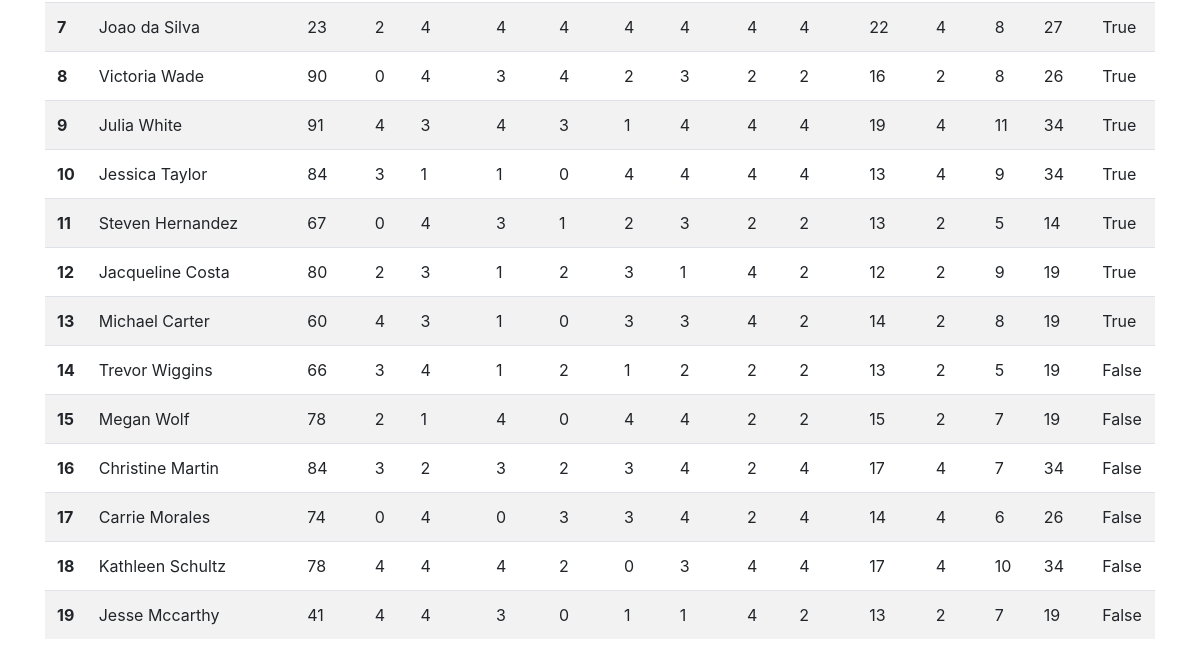
Page /records/ (lower part) on the earlier database version.
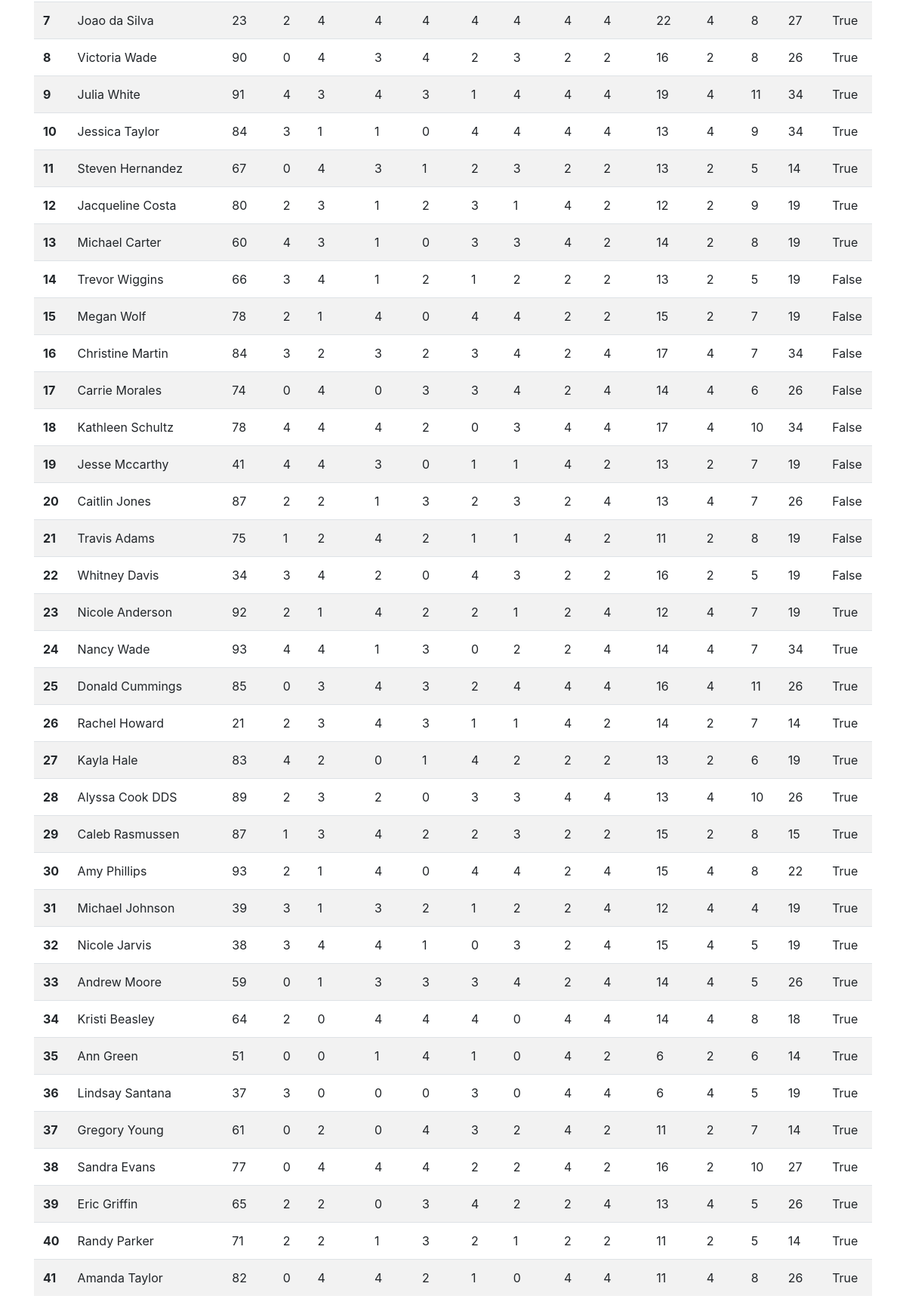
Same page on the later database version.
### patient/models.py (models this page shows)
class DataPatient(models.Model):
    patient = models.CharField(max_length=200)
    age = models.IntegerField()
    neurological = models.IntegerField()
    cardiovascular = models.IntegerField()
    respiratory = models.IntegerField()
    coagulation = models.IntegerField()
    hepatic = models.IntegerField()
    renal = models.IntegerField()
    icc = models.IntegerField()
    ecog = models.IntegerField()
    scoreSOFA = models.IntegerField()
    scoreFragility = models.IntegerField()
    scoreTotal = models.IntegerField()
    classification = models.IntegerField()
    active = models.BooleanField()

### patient/views.py (the view)
# urls.py: path('records/', views.db_record, name='records'),
def db_record(request):
    dataPacientReturn = DataPatient.objects.all()
    context = {
        'patient_records': dataPacientReturn
    }
    return render(request, 'database.html', context)

### patient/templates/database.html (shortened to what this page needs)
{% extends 'base.html' %}
{% block content %}
<div class="table-responsive">
    <table class="table table-striped" >
        <tbody id="myTable">
            {% if patient_records %}
            {% for data in patient_records %}
            <tr>
                <th scope="row">{{ data.id }}</th>
                <td>{{ data.patient }}</td>
                <td>{{ data.age  }}</td>
                <td>{{ data.neurological }}</td>
                <td>{{ data.cardiovascular }}</td>
                <td>{{ data.respiratory  }}</td>
                <td>{{ data.coagulation }}</td>
                <td>{{ data.hepatic }}</td>
                <td>{{ data.renal }}</td>
                <td>{{ data.icc }}</td>
                <td>{{ data.ecog }}</td>
                <td>{{ data.scoreSOFA }}</td>
                <td>{{ data.scoreFragility }}</td>
                <td>{{ data.scoreTotal }}</td>
                <td>{{ data.classification }}</td>
                <td>{{ data.active }}</td>
            </tr>
            {% endfor %}
            {% else %}
            <p>No Data in The Database so Far!</p>
            {% endif %}
        </tbody>
    </table>
</div>
{% endblock  %}

Differences in the rows shown:
added DataPatient: id "20", patient "Caitlin Jones", age "87", neurological "2", cardiovascular "2", respiratory "1", coagulation "3", hepatic "2", renal "3", icc "2", ecog "4", scoreSOFA "13", scoreFragility "4", scoreTotal "7", classification "26", active "False"
added DataPatient: id "21", patient "Travis Adams", age "75", neurological "1", cardiovascular "2", respiratory "4", coagulation "2", hepatic "1", renal "1", icc "4", ecog "2", scoreSOFA "11", scoreFragility "2", scoreTotal "8", classification "19", active "False"
added DataPatient: id "22", patient "Whitney Davis", age "34", neurological "3", cardiovascular "4", respiratory "2", coagulation "0", hepatic "4", renal "3", icc "2", ecog "2", scoreSOFA "16", scoreFragility "2", scoreTotal "5", classification "19", active "False"
added DataPatient: id "23", patient "Nicole Anderson", age "92", neurological "2", cardiovascular "1", respiratory "4", coagulation "2", hepatic "2", renal "1", icc "2", ecog "4", scoreSOFA "12", scoreFragility "4", scoreTotal "7", classification "19", active "True"
added DataPatient: id "24", patient "Nancy Wade", age "93", neurological "4", cardiovascular "4", respiratory "1", coagulation "3", hepatic "0", renal "2", icc "2", ecog "4", scoreSOFA "14", scoreFragility "4", scoreTotal "7", classification "34", active "True"
added DataPatient: id "25", patient "Donald Cummings", age "85", neurological "0", cardiovascular "3", respiratory "4", coagulation "3", hepatic "2", renal "4", icc "4", ecog "4", scoreSOFA "16", scoreFragility "4", scoreTotal "11", classification "26", active "True"
added DataPatient: id "26", patient "Rachel Howard", age "21", neurological "2", cardiovascular "3", respiratory "4", coagulation "3", hepatic "1", renal "1", icc "4", ecog "2", scoreSOFA "14", scoreFragility "2", scoreTotal "7", classification "14", active "True"
added DataPatient: id "27", patient "Kayla Hale", age "83", neurological "4", cardiovascular "2", respiratory "0", coagulation "1", hepatic "4", renal "2", icc "2", ecog "2", scoreSOFA "13", scoreFragility "2", scoreTotal "6", classification "19", active "True"
added DataPatient: id "28", patient "Alyssa Cook DDS", age "89", neurological "2", cardiovascular "3", respiratory "2", coagulation "0", hepatic "3", renal "3", icc "4", ecog "4", scoreSOFA "13", scoreFragility "4", scoreTotal "10", classification "26", active "True"
added DataPatient: id "29", patient "Caleb Rasmussen", age "87", neurological "1", cardiovascular "3", respiratory "4", coagulation "2", hepatic "2", renal "3", icc "2", ecog "2", scoreSOFA "15", scoreFragility "2", scoreTotal "8", classification "15", active "True"
added DataPatient: id "30", patient "Amy Phillips", age "93", neurological "2", cardiovascular "1", respiratory "4", coagulation "0", hepatic "4", renal "4", icc "2", ecog "4", scoreSOFA "15", scoreFragility "4", scoreTotal "8", classification "22", active "True"
added DataPatient: id "31", patient "Michael Johnson", age "39", neurological "3", cardiovascular "1", respiratory "3", coagulation "2", hepatic "1", renal "2", icc "2", ecog "4", scoreSOFA "12", scoreFragility "4", scoreTotal "4", classification "19", active "True"
added DataPatient: id "32", patient "Nicole Jarvis", age "38", neurological "3", cardiovascular "4", respiratory "4", coagulation "1", hepatic "0", renal "3", icc "2", ecog "4", scoreSOFA "15", scoreFragility "4", scoreTotal "5", classification "19", active "True"
added DataPatient: id "33", patient "Andrew Moore", age "59", neurological "0", cardiovascular "1", respiratory "3", coagulation "3", hepatic "3", renal "4", icc "2", ecog "4", scoreSOFA "14", scoreFragility "4", scoreTotal "5", classification "26", active "True"
added DataPatient: id "34", patient "Kristi Beasley", age "64", neurological "2", cardiovascular "0", respiratory "4", coagulation "4", hepatic "4", renal "0", icc "4", ecog "4", scoreSOFA "14", scoreFragility "4", scoreTotal "8", classification "18", active "True"
added DataPatient: id "35", patient "Ann Green", age "51", neurological "0", cardiovascular "0", respiratory "1", coagulation "4", hepatic "1", renal "0", icc "4", ecog "2", scoreSOFA "6", scoreFragility "2", scoreTotal "6", classification "14", active "True"
added DataPatient: id "36", patient "Lindsay Santana", age "37", neurological "3", cardiovascular "0", respiratory "0", coagulation "0", hepatic "3", renal "0", icc "4", ecog "4", scoreSOFA "6", scoreFragility "4", scoreTotal "5", classification "19", active "True"
added DataPatient: id "37", patient "Gregory Young", age "61", neurological "0", cardiovascular "2", respiratory "0", coagulation "4", hepatic "3", renal "2", icc "4", ecog "2", scoreSOFA "11", scoreFragility "2", scoreTotal "7", classification "14", active "True"
added DataPatient: id "38", patient "Sandra Evans", age "77", neurological "0", cardiovascular "4", respiratory "4", coagulation "4", hepatic "2", renal "2", icc "4", ecog "2", scoreSOFA "16", scoreFragility "2", scoreTotal "10", classification "27", active "True"
added DataPatient: id "39", patient "Eric Griffin", age "65", neurological "2", cardiovascular "2", respiratory "0", coagulation "3", hepatic "4", renal "2", icc "2", ecog "4", scoreSOFA "13", scoreFragility "4", scoreTotal "5", classification "26", active "True"
added DataPatient: id "40", patient "Randy Parker", age "71", neurological "2", cardiovascular "2", respiratory "1", coagulation "3", hepatic "2", renal "1", icc "2", ecog "2", scoreSOFA "11", scoreFragility "2", scoreTotal "5", classification "14", active "True"
added DataPatient: id "41", patient "Amanda Taylor", age "82", neurological "0", cardiovascular "4", respiratory "4", coagulation "2", hepatic "1", renal "0", icc "4", ecog "4", scoreSOFA "11", scoreFragility "4", scoreTotal "8", classification "26", active "True"
